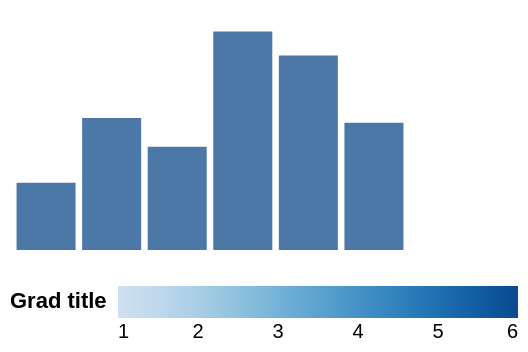

The specification (Vega-Lite) saved for this image:
### Vega specification from a JSON file in a GitHub repository (floating-point values rounded to 4 significant figures)
{"width": 200, "height": 120, "padding": 5, "data": [{"name": "t", "values": [{"a": "Alpha", "b": 28, "c": "x", "d": 1}, {"a": "Bravo", "b": 55, "c": "y", "d": 2}, {"a": "Charlie", "b": 43, "c": "x", "d": 3}, {"a": "Delta", "b": 91, "c": "z", "d": 4}, {"a": "Echo", "b": 81, "c": "y", "d": 5}, {"a": "Foxtrot", "b": 53, "c": "z", "d": 6}]}], "scales": [{"name": "x", "type": "band", "domain": {"data": "t", "field": "a"}, "range": "width", "padding": 0.1}, {"name": "y", "type": "linear", "domain": {"data": "t", "field": "b"}, "range": "height", "nice": true}, {"name": "color", "type": "ordinal", "domain": {"data": "t", "field": "c"}, "range": {"scheme": "category10"}}, {"name": "ramp", "type": "linear", "domain": {"data": "t", "field": "d"}, "range": {"scheme": "blues"}}, {"name": "size", "type": "linear", "domain": {"data": "t", "field": "b"}, "range": [10, 200]}, {"name": "shape", "type": "ordinal", "domain": {"data": "t", "field": "c"}, "range": "symbol"}, {"name": "quant", "type": "quantize", "domain": [0, 100], "range": {"scheme": "greens", "count": 4}}], "marks": [{"type": "rect", "from": {"data": "t"}, "encode": {"enter": {"x": {"scale": "x", "field": "a"}, "width": {"scale": "x", "band": 1}, "y": {"scale": "y", "field": "b"}, "y2": {"scale": "y", "value": 0}}}}], "legends": [{"fill": "ramp", "type": "gradient", "direction": "horizontal", "title": "Grad title", "titleOrient": "left", "titleAnchor": "middle", "orient": "bottom"}]}
